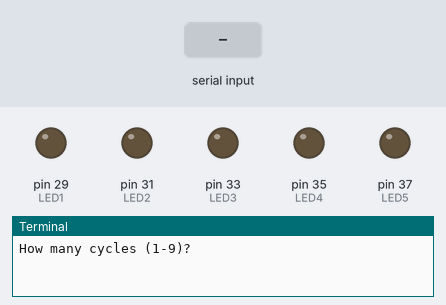
The program below on a simulated Raspberry Pi (header pin numbers). Shown: output pins drawn as LEDs (lit = HIGH), the last lines printed to the terminal. The inputs (shaded band) are chosen by the test bench. At 19.3 s the program stops and its outputs stay as they are.

Above: at 1.2 s.
1.3 s: "1" typed at the terminal, then Enter
At 2.7 s:
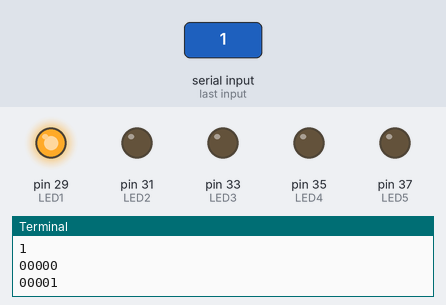
At 18.6 s:
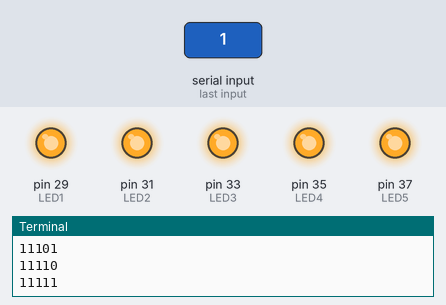
Timing chart, 0 to 20.8 s (numbered marks = the images above; inputs shaded):
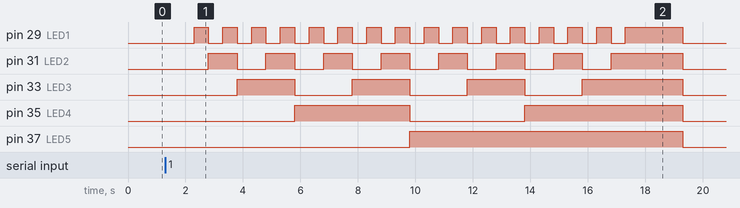

Measured:
- after the input at 1.3 s, pin 29 (LED1): goes 15 × (HIGH 0.50 s, LOW 0.50 s), HIGH 2.0 s, then LOW, starting after 1.0 s; pin 31 (LED2): goes 7 × (HIGH 1.0 s, LOW 1.0 s), HIGH 2.5 s, then LOW, starting after 1.5 s

The program:

binaryCounter.py
```python
import time
import RPi.GPIO as GPIO
GPIO.setmode(GPIO.BOARD)
LED5 = 37
LED4 = 35
LED3 = 33
LED2 = 31
LED1 = 29

GPIO.setup(LED1,GPIO.OUT)
GPIO.setup(LED2,GPIO.OUT)
GPIO.setup(LED3,GPIO.OUT)
GPIO.setup(LED4,GPIO.OUT)
GPIO.setup(LED5,GPIO.OUT)
count =0
counted = 0
answer = 0
resulted = ''

while answer == 0:
    try:
        cycles = int(input('How many cycles (1-9)? '))
        if cycles < 10:
            answer = 1

        if cycles >9:
            print ('Sorry invalid!')

    except Exception as e:
        print ('Invalid!')
        pass
while cycles > 0:
    time.sleep(.5)
    result = ''
    resulted = ''
    if count == 0:
        result = '00000'
    while count > 0:
        result = str(count%2) + result
        count = count //2
    resulted = resulted + str(result)
    if len (resulted) < 1:
        resulted = "00000" + result
    if len (resulted) < 2:
        resulted = "0000" + result
    if len (resulted) < 3:
        resulted = "000" + result
    if len (resulted) < 4:
        resulted = "00" + result
    if len (resulted) < 5:
        resulted = "0" + result


    print (resulted)
    if (resulted[4]) =='1':
        GPIO.output(LED1,1)
    else:
        GPIO.output(LED1,0)
    if (resulted[3]) =='1':
        GPIO.output(LED2,1)
    else:
        GPIO.output(LED2,0)
    if (resulted[2]) =='1':
        GPIO.output(LED3,1)
    else:
        GPIO.output(LED3,0)
    if (resulted[1]) =='1':
        GPIO.output(LED4,1)
    else:
        GPIO.output(LED4,0)
    if (resulted[0]) =='1':
        GPIO.output(LED5,1)
    else:
        GPIO.output(LED5,0)
    counted +=1
    if counted == 32:
        counted = 0
        cycles -= 1
    count = counted

time.sleep(2)
GPIO.cleanup()
```
